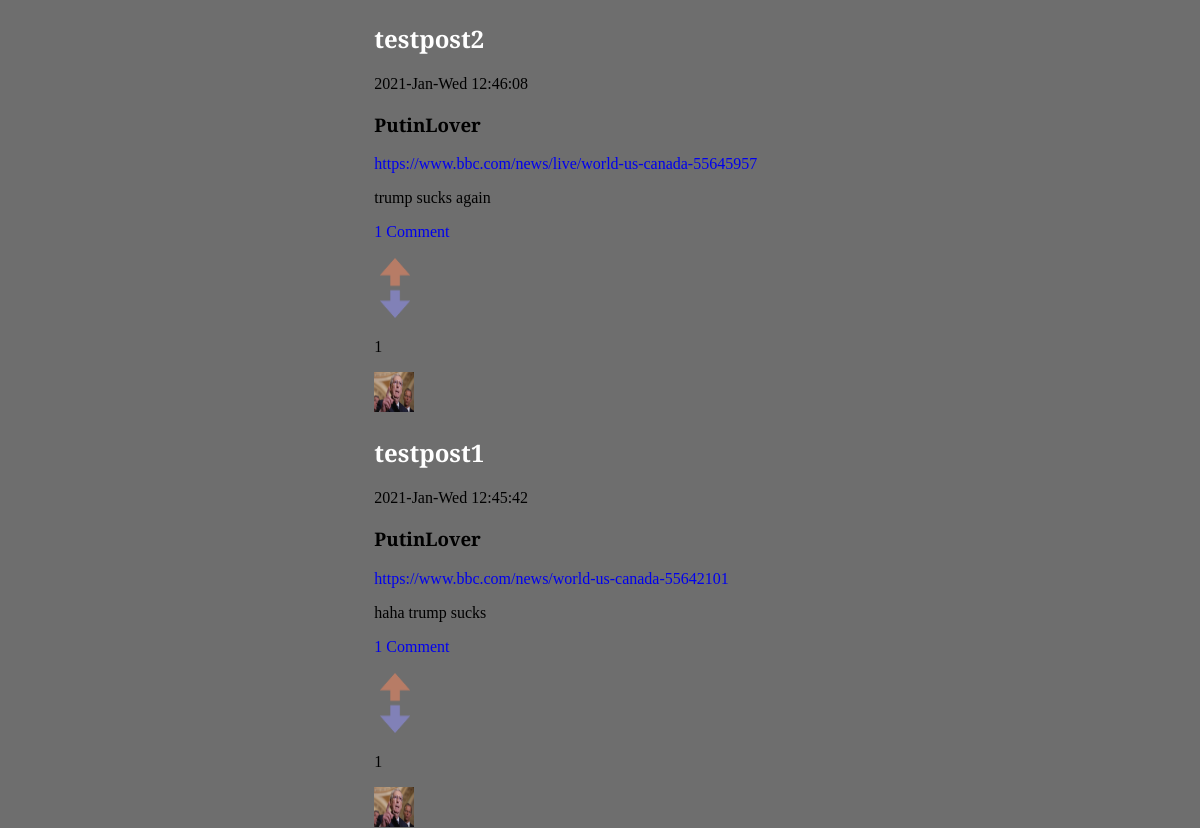
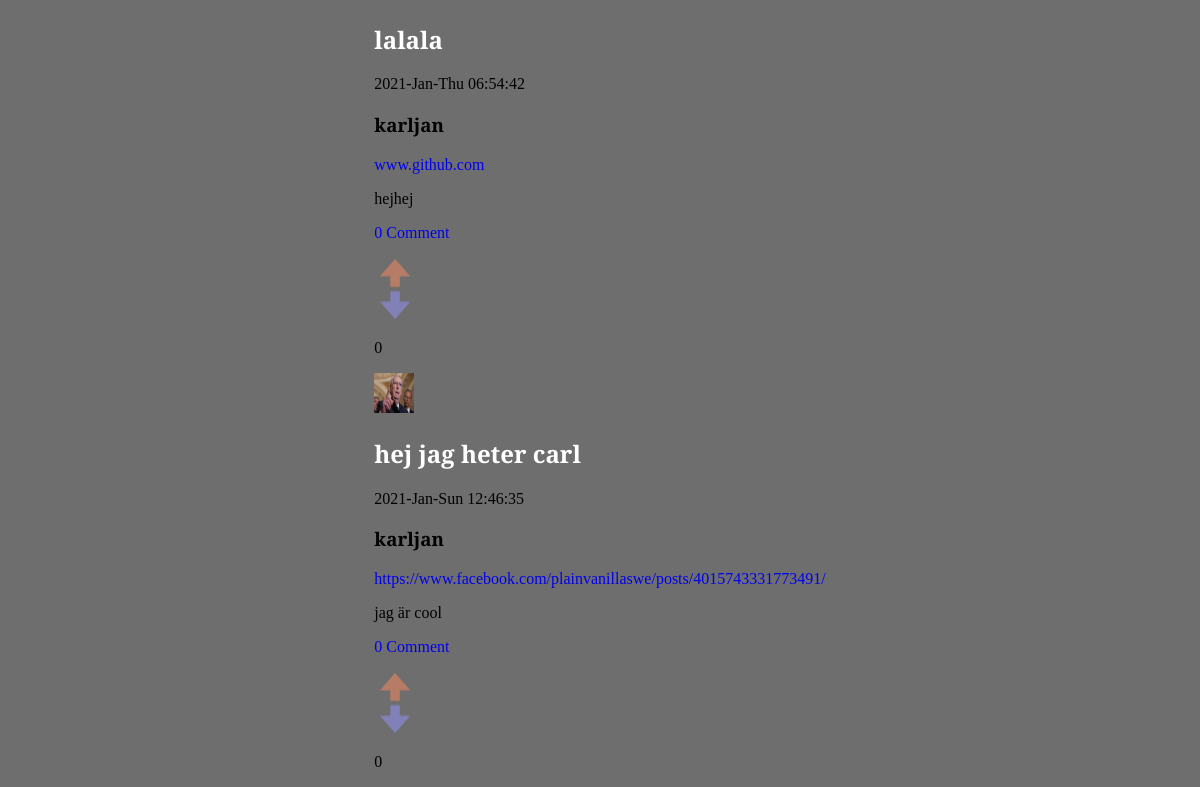
The page /viewbyupvotes.php (lower part) on the database as committed earlier (2 pictures, top to bottom).
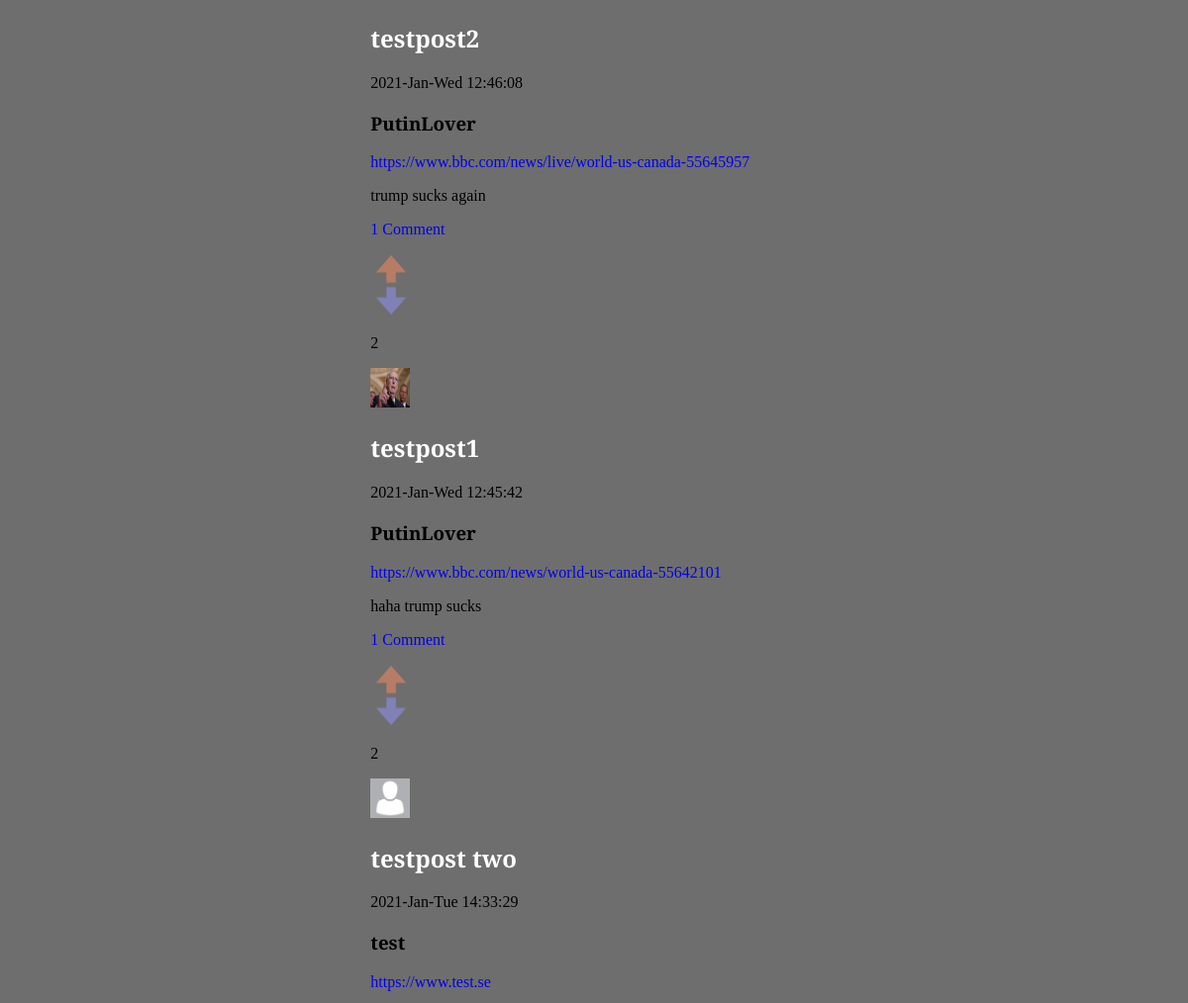
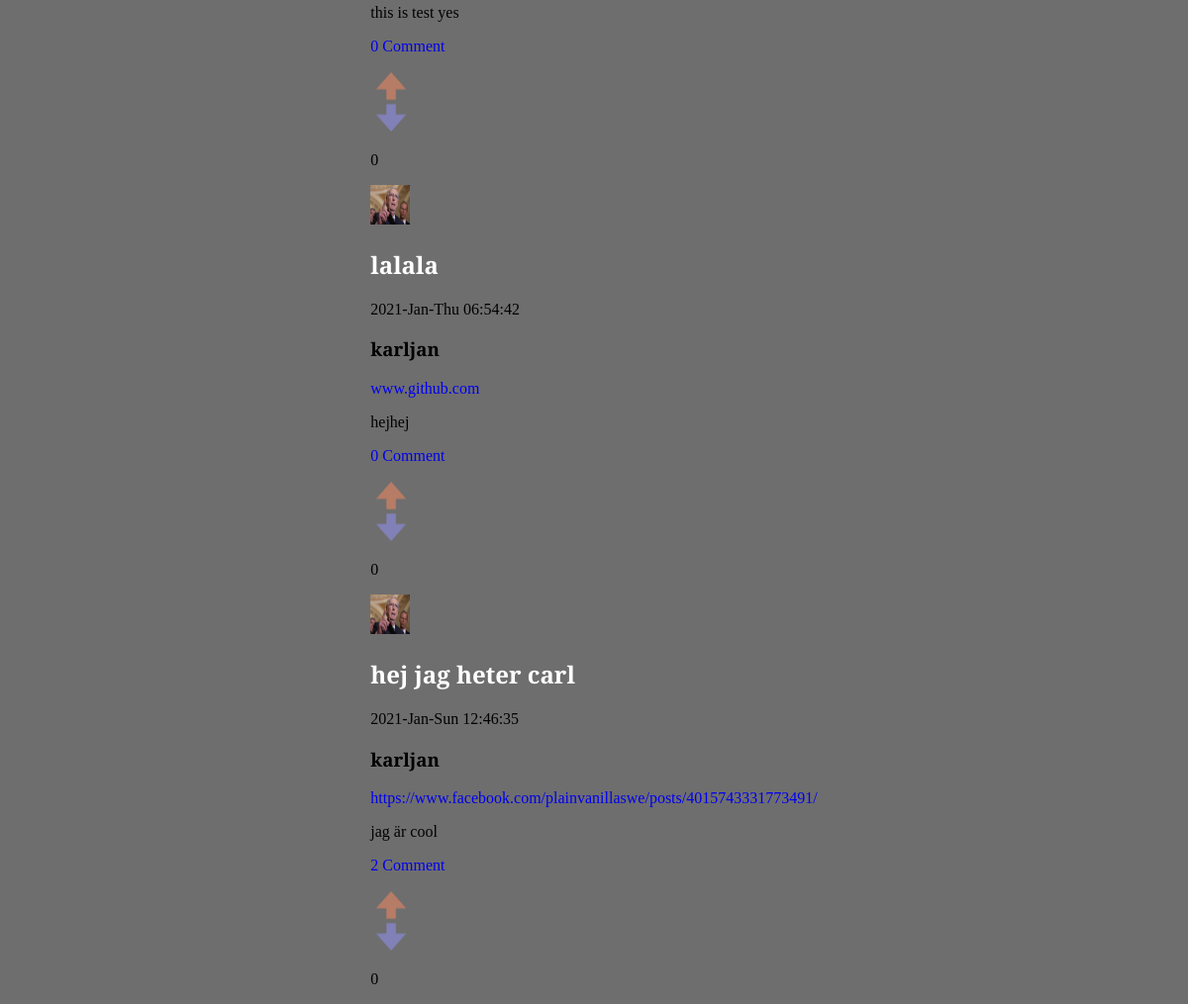
The same page on the database as committed later (2 pictures, top to bottom).
### tables this page shows
CREATE TABLE posts (
    id INTEGER PRIMARY KEY AUTOINCREMENT,
    date DATETIME,
    headline VARCHAR(255),
    link VARCHAR(255),
    content VARCHAR(255),
    user_id INTEGER,
    FOREIGN KEY(user_id) REFERENCES users(id)
);

### app/functions.php (called while the page is built, shortened)
<?php
function loggedIn(): bool
{
    return isset($_SESSION['user']);
}
function numberOfComments(int $postID, object $pdo): array
{
    $stmnt = $pdo->prepare('SELECT count(comments.post_id) AS numberOfComments
    FROM comments INNER JOIN posts ON posts.id=comments.post_id
    WHERE post_id = :id');
    $stmnt->bindParam(':id', $postID, PDO::PARAM_INT);
    $stmnt->execute();
    $commentsNumber = $stmnt->fetch(PDO::FETCH_ASSOC);
    if ($commentsNumber) {
        return $commentsNumber;
    }
}
function postsArrayByUpvotes(PDO $pdo): array
{
    $stmnt = $pdo->query("SELECT
    p.*,
    COALESCE(v.upvote_count, 0) AS upvotes,
    COALESCE(c.comment_count, 0) AS comments,
    users.username,
    users.avatar
    FROM posts p
    LEFT OUTER JOIN (
        SELECT post_id, COUNT(post_id) AS upvote_count
        FROM upvotes
        GROUP BY post_id
    ) v
    ON p.id = v.post_id
    LEFT OUTER JOIN (
        SELECT post_id, COUNT(post_id) AS comment_count
        FROM COMMENTS
        GROUP BY post_id
    ) c
    ON p.id = c.post_id
    INNER JOIN users
    ON users.id = p.user_id
    ORDER BY upvotes DESC, p.date DESC
    LIMIT 15;");
    $stmnt->execute();
    $allPosts = $stmnt->fetchAll(PDO::FETCH_ASSOC);
    return $allPosts;
}
function fetchNumberOfPostUpvotes(int $postId, PDO $pdo): int
{
    $stmnt = $pdo->prepare("SELECT COUNT(post_id) as 'upvotes' FROM upvotes WHERE post_id = :post_id;");
    $stmnt->bindParam(":post_id", $postId, PDO::PARAM_INT);
    $stmnt->execute();
    $result = $stmnt->fetch(PDO::FETCH_ASSOC);
    return (int)$result['upvotes'];
}

### viewbyupvotes.php (the view, shortened to what this page needs)
<?php
require __DIR__ . '/app/autoload.php';
require __DIR__ . '/views/header.php';
$postsArray = postsArrayByUpvotes($pdo);
?>
<br>
<br>
<div class="postsWrapper">
    <section class="posts">
        <?php foreach ($postsArray as $posts) : ?>
            <img src="<?php echo '/app/users/uploads/' . $posts['avatar']; ?>" alt="avatar">
            <a href="post.php?id=<?php echo $posts['id']; ?>">
                <h1><?php echo $posts['headline']; ?></h1>
            </a>
            <p><?php echo $posts['date']; ?></p>
            <h3> <?php echo $posts['username']; ?></h3>
            <p><a href="<?php echo $posts['link']; ?>"><?php echo $posts['link']; ?></a></p>
            <p><?php echo $posts['content']; ?></p>
            <a href="post.php?id=<?php echo $posts['id'] ?>">
                <p><?php echo numberOfComments($posts['id'], $pdo)['numberOfComments']; ?> Comment</p>
            </a>
            <div class="upvote post">
                <?php if (loggedIn()) : ?>
                    <button class="upvoteBtn <?= hasUserUpvotedPost($_SESSION['user']['id'], $posts['id'], $pdo) ? "active" : "" ?>" data-id="<?= $posts['id'] ?>">
                        <img src="/assets/images/vote.png">
                    </button>
                <?php else : ?>
                    <button class="upvoteBtn">
                        <img src="/assets/images/vote.png">
                    </button>
                <?php endif; ?>
                <p class="upvotes"><?= fetchNumberOfPostUpvotes($posts['id'], $pdo) ?></p>
            </div>
        <?php endforeach; ?>
    </section>
</div>
<?php require __DIR__ . '/views/footer.php'; ?>

Rows that differ between the two databases and show on the page:
computed for posts "testpost2": id "1" → "2"
computed for posts "testpost1": id "1" → "2"
added posts: shows a picture, headline "testpost two", date "2021-Jan-Tue 14:33:29", username "test", link "https://www.test.se", content "this is test yes", numberOfComments "0", id "0"
computed for posts "hej jag heter carl": numberOfComments "0" → "2"
